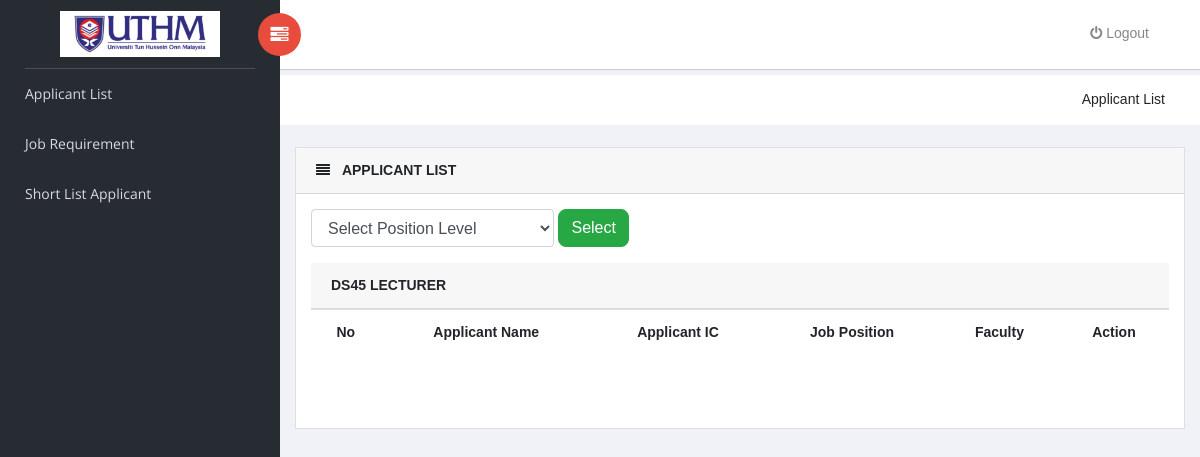
Before: /appList.php with the older database file.
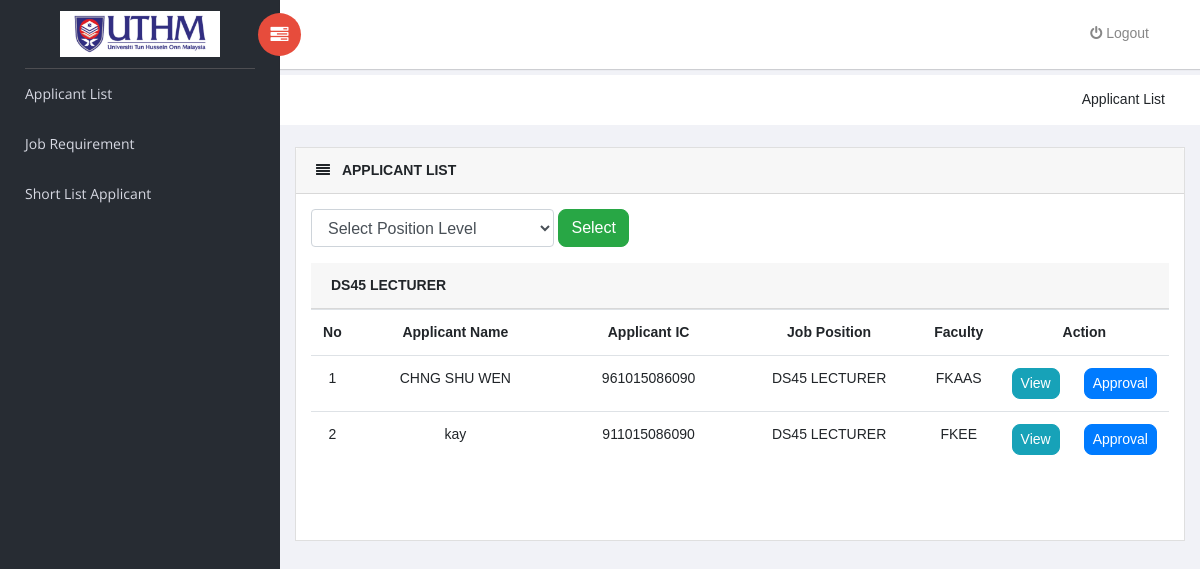
After: the same page with the newer database file.
### tables this page shows
CREATE TABLE `position` (
  `Choose_Position_Id` int(2) NOT NULL,
  `user_Ic` char(13) NOT NULL,
  `faculty` varchar(50) NOT NULL,
  `app_post1` varchar(50) NOT NULL,
  `Position_checklist` int(2) NOT NULL DEFAULT '0',
  `Created_date` timestamp NOT NULL DEFAULT CURRENT_TIMESTAMP,
  `Modified_date` timestamp NOT NULL DEFAULT CURRENT_TIMESTAMP ON UPDATE CURRENT_TIMESTAMP
);

CREATE TABLE `applicant` (
  `Applicant_Id` int(2) NOT NULL,
  `user_Ic` char(13) NOT NULL,
  `Applicant_Name` varchar(50) NOT NULL,
  `Applicant_Add` varchar(100) NOT NULL,
  `Applicant_Email` varchar(50) NOT NULL,
  `Applicant_NoTel` int(11) NOT NULL,
  `Applicant_Age` int(2) NOT NULL,
  `Applicant_gender` varchar(10) NOT NULL,
  `Applicant_DOB` date NOT NULL,
  `Applicant_POB` varchar(50) NOT NULL,
  `Applicant_Citizen` varchar(50) NOT NULL,
  `Applicant_Religion` varchar(50) NOT NULL,
  `Applicant_Nation` varchar(50) NOT NULL,
  `Applicant_MaritalStatus` varchar(50) NOT NULL,
  `Applicant_Height` float NOT NULL,
  `Applicant_Weight` float NOT NULL,
  `Applicant_NoHP` int(11) NOT NULL,
  `Applicant_VLC` varchar(10) NOT NULL,
  `Mom_Name` varchar(50) NOT NULL,
  `Mom_Ic` char(13) NOT NULL,
  `Dad_Name` varchar(50) NOT NULL,
  `Dad_Ic` char(13) NOT NULL,
  `Spouse_name` varchar(50) NOT NULL,
  `Applicant_checklist` int(2) NOT NULL DEFAULT '0',
  `Created_date` timestamp NOT NULL DEFAULT CURRENT_TIMESTAMP,
  `Modified_date` timestamp NOT NULL DEFAULT CURRENT_TIMESTAMP ON UPDATE CURRENT_TIMESTAMP
);

### appList.php (the view, shortened to what the changed rows need)
<?php
$db = db_connect();
?>
<!doctype html>
<html class="no-js" lang="en">
    <link rel="stylesheet" href="vendors/bootstrap/dist/css/bootstrap.min.css">
    <link rel="stylesheet" href="vendors/font-awesome/css/font-awesome.min.css">
    <link rel="stylesheet" href="vendors/themify-icons/css/themify-icons.css">
    <link rel="stylesheet" href="vendors/flag-icon-css/css/flag-icon.min.css">
    <link rel="stylesheet" href="vendors/selectFX/css/cs-skin-elastic.css">
    <link rel="stylesheet" href="assets/css/style.css">
</head>
   <div id="right-panel" class="right-panel">
    <form class="form-inline"  method="post" enctype="multipart/form-data" >
         <div class="content mt-3">
            <div class="animated">
                <div class="card">
                    <div class="card-body">
                                <table class="table">
							      <tbody>
										<tr >
										  <th scope="col" ><label for="no">No</label></th>
										  <th scope="col" ><label for="Applicant_Name">Applicant Name</label></th>
										  <th scope="col" ><label for="user_Ic">Applicant IC</label></th>
										  <th scope="col" ><label for="app_post1">Job Position</label></th>
										  <th scope="col" ><label for="faculty">Faculty</label></th>
										  <th colspan="3" scope="col" ><label for="action">Action</label></th>
										</tr>
										<?php
								$qlist = "SELECT * FROM position LEFT JOIN applicant ON position.user_Ic = applicant.user_Ic";
								$reslist = $db->query($qlist);
							    $count=0;
								  while($rowlist = $reslist->fetch_assoc()) {
												if ($rowlist['app_post1'] == 'DS45 LECTURER'){
										       $count++;
										   echo "<tr>";
												echo"<td style='width:5%' align='center'>" .$count."</td>";
												echo"<td style='width:30%' align='center'>" .$rowlist['Applicant_Name']." </td>";
												echo"<td style='width:25%' align='center'>" .$rowlist['user_Ic']."</td>";
												echo"<td style='width:25%' align='center'>" .$rowlist['app_post1']."</td>";
												echo"<td style='width:10%' align='center'>" .$rowlist['faculty']."</td>";
												echo"<td style='width:10%' align='center'><a style='border-radius: 8px;' class='btn btn-info btn-sm' href ='viewlistOff.php?user_Ic=$rowlist[user_Ic]'>View</a></td>";
												echo"<td style='width:20%' align='center'><a style='border-radius: 8px;' class='btn btn-primary btn-sm' href ='officerdecision.php?Applicant_Name=$rowlist[Applicant_Name] & user_Ic=$rowlist[user_Ic] & app_post1=$rowlist[app_post1]  '>Approval</a></td>";
												echo "</tr>";
													}
										   }
?>
                                    </tbody>
                                </table>
                            </div>
							<br/>
					<br/>
                </div>
            </div>
        </div>
   </form>
   <br>
   </div>
</body>
</html>

Changed rows visible on the page:
added position: applicant.Applicant_Name "CHNG SHU WEN", applicant.user_Ic "961015086090", app_post1 "DS45 LECTURER", faculty "FKAAS"
added position: applicant.Applicant_Name "kay", applicant.user_Ic "911015086090", app_post1 "DS45 LECTURER", faculty "FKEE"
